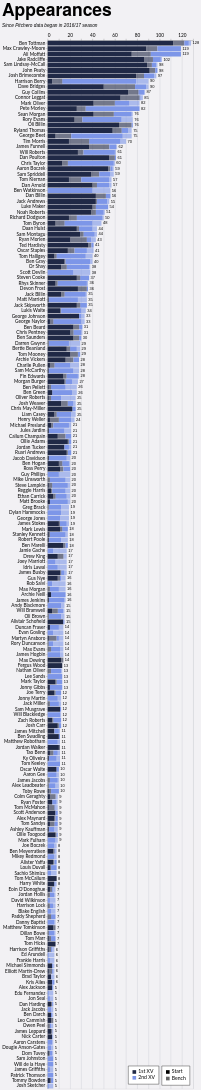

Source (Vega-Lite JSON):
### Vega-Lite specification from a JSON file in a GitHub repository (floating-point values rounded to 4 significant figures; data arrays with more than 128 entries replaced by an {"elided": "..."} marker saying what was removed)
{"config": {"axis": {"labelFont": "Lato, sans-serif", "titleFont": "PT Sans Narrow, Helvetica Neue, Helvetica, Arial, sans-serif", "labelFontSize": 13, "titleFontSize": 24, "gridColor": "#202947", "gridOpacity": 0.2}, "header": {"labelFont": "PT Sans Narrow, Helvetica Neue, Helvetica, Arial, sans-serif", "titleFont": "PT Sans Narrow, Helvetica Neue, Helvetica, Arial, sans-serif", "labelFontSize": 24, "titleFontSize": 28, "labelFontWeight": "bold", "orient": "left"}, "legend": {"labelFont": "Lato, sans-serif", "titleFont": "PT Sans Narrow, Helvetica Neue, Helvetica, Arial, sans-serif", "labelFontSize": 14, "titleFontSize": 16, "titlePadding": 5, "fillColor": "white", "strokeColor": "black", "padding": 10, "titleFontWeight": "lighter", "titleFontStyle": "italic", "titleColor": "gray", "offset": 10}, "title": {"font": "PT Sans Narrow, Helvetica Neue, Helvetica, Arial, sans-serif", "fontSize": 48, "fontWeight": "bold", "anchor": "start", "align": "center", "titlePadding": 20, "subtitlePadding": 10, "subtitleFontSize": 13, "subtitleColor": "", "subtitleFontStyle": "italic", "offset": 15, "color": "black"}, "axisX": {"labelAngle": 0}, "facet": {"title": null, "header": null, "align": {"row": "each", "column": "each"}}, "resolve": {"scale": {"y": "independent", "facet": "independent"}}, "background": "#f2f1f4", "scale": {"offsetBandPaddingOuter": 0.2, "offsetBandPaddingInner": 0.1}}, "layer": [{"mark": {"type": "bar"}, "encoding": {"color": {"field": "squad", "legend": {"direction": "vertical", "labelExpr": "datum.value + ' XV'", "orient": "bottom-right", "title": null}, "scale": {"domain": ["1st", "2nd"], "range": ["#202946", "#7d96e8"]}, "sort": ["1st", "2nd"], "type": "nominal"}, "opacity": {"field": "start", "legend": {"direction": "vertical", "orient": "bottom-right", "title": null}, "scale": {"domain": ["Start", "Bench"], "range": [1.0, 0.6]}, "sort": ["Start", "Bench"], "type": "nominal"}, "order": {"field": "stack_order", "sort": "ascending", "type": "quantitative"}, "tooltip": [{"field": "player", "title": "Player", "type": "nominal"}, {"field": "squad", "title": "Squad", "type": "nominal"}, {"field": "start", "title": "Selection", "type": "nominal"}, {"aggregate": "sum", "field": "games", "title": "Games", "type": "quantitative"}, {"aggregate": "max", "field": "player_total", "title": "Total", "type": "quantitative"}], "x": {"aggregate": "sum", "axis": {"orient": "top", "title": null}, "field": "games", "type": "quantitative"}, "y": {"field": "player", "sort": {"field": "player_total", "op": "max", "order": "descending"}, "title": null, "type": "nominal"}}}, {"mark": {"type": "text", "align": "left", "baseline": "middle", "color": "black", "dx": 4, "fontSize": 11}, "encoding": {"text": {"field": "total_games", "format": ".0f", "type": "quantitative"}, "x": {"axis": {"orient": "top", "title": null}, "field": "total_games", "type": "quantitative"}, "y": {"field": "player", "sort": {"field": "player_total", "op": "max", "order": "descending"}, "title": null, "type": "nominal"}}, "transform": [{"aggregate": [{"op": "sum", "field": "games", "as": "total_games"}, {"op": "max", "field": "player_total", "as": "player_total"}], "groupby": ["player"]}]}], "data": {"name": "data-1259df99d91bbf7f0d2cb2290458ded9"}, "height": {"step": 15}, "params": [{"name": "seasonParam", "value": []}, {"name": "gameTypesParam", "value": []}, {"name": "squadParam", "value": "All"}, {"name": "positionsParam", "value": []}, {"name": "minAppsParam", "value": 5}], "title": {"text": "Appearances", "subtitle": "Since Pitchero data began in 2016/17 season"}, "transform": [{"filter": "length(seasonParam) === 0 || indexof(seasonParam, datum.season) >= 0"}, {"filter": "length(gameTypesParam) === 0 || indexof(gameTypesParam, datum.game_type) >= 0"}, {"filter": "squadParam === \"All\" || datum.squad === squadParam"}, {"filter": "length(positionsParam) === 0 || indexof(positionsParam, datum.position) >= 0"}, {"joinaggregate": [{"op": "sum", "field": "games", "as": "player_total"}], "groupby": ["player"]}, {"filter": "datum.player_total >= minAppsParam"}], "width": 400, "$schema": "https://vega.github.io/schema/vega-lite/v5.20.1.json", "datasets": {"data-1259df99d91bbf7f0d2cb2290458ded9": {"elided": "2362 records"}}}
